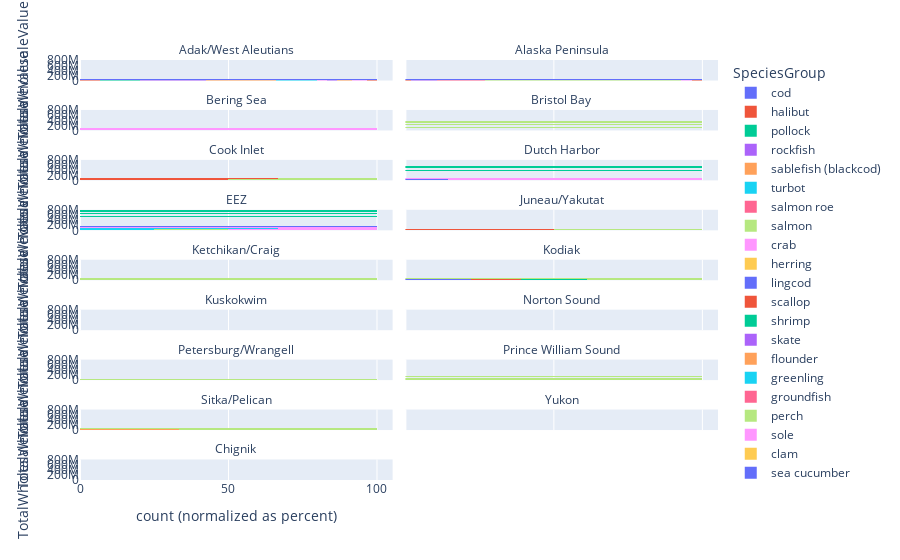

Notebook code for this chart:
### Code cell
fig = px.histogram(DFseafoodmasked,
             y='TotalWholesaleValue',
                   barnorm = 'percent',
                   facet_col = 'AreaName',
                   facet_col_wrap = 2,
             color='SpeciesGroup')

fig.for_each_annotation(lambda a: a.update(text=a.text.split("=")[-1]))

fig.show()
